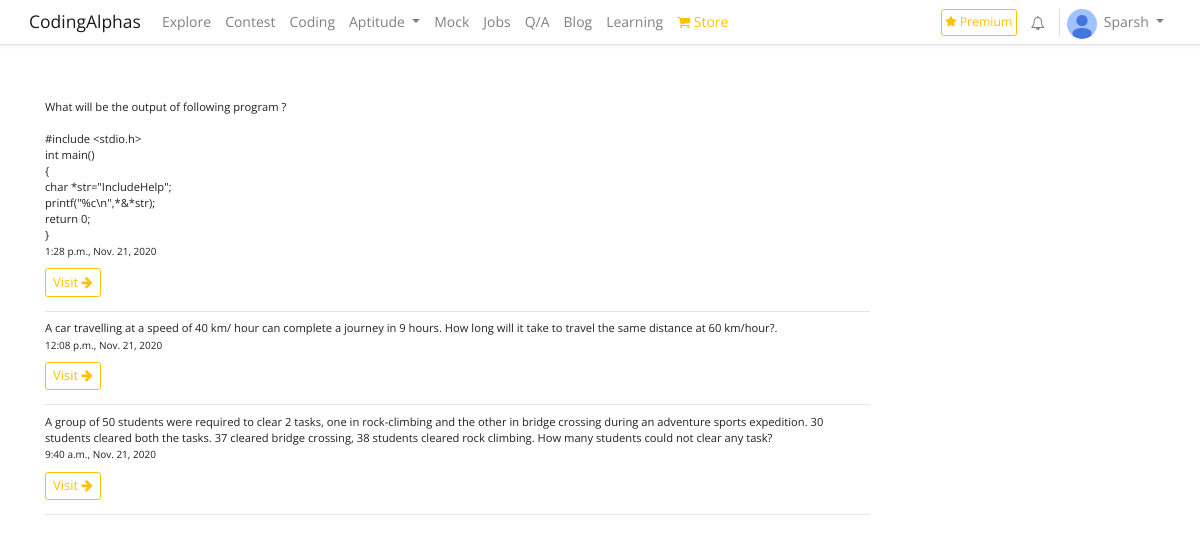
/lisitng/ (signed in), run on the app's committed database.
### coding/models.py (models this page shows, shortened)
class Profile(models.Model):
    user = models.OneToOneField(User, on_delete=models.CASCADE)
    first_name = models.CharField(max_length=50, blank=True,default="")
    last_name = models.CharField(max_length=50, blank=True,default="")
    email = models.EmailField(max_length=50, blank=True,default="")
    phone_number = models.CharField(max_length=13, blank=True,default="")
    avatar = models.ImageField(upload_to='users/images',blank=False,default = 'users/images/default.jpg')
    headline = models.CharField(max_length=1000, blank=True,default="")
    bio = models.TextField(blank=True,default="")
    address = models.CharField(max_length=50, blank=True,default="")
    city = models.CharField(max_length=50, blank=True,default="")
    state  = models.CharField(max_length=50, blank=True,default="")
    country = models.CharField(max_length=50, blank=True,default="")
    date_of_birth = models.CharField(max_length=13, blank=True,default="")
    follow = models.ManyToManyField(User,default=None,blank=True,related_name="follow_title")
    following = models.ManyToManyField(User,default=None,blank=True,related_name="following_title")
    signup_confirmation = models.BooleanField(default=False)
    instagram = models.CharField(max_length=1000,blank=True,null=True)
    facebook = models.CharField(max_length=1000,blank=True,null=True)
    twitter = models.CharField(max_length=1000,blank=True,null=True)
    college = models.CharField(max_length=1000, blank=True,default="")
    medium = models.CharField(max_length=1000,blank=True,null=True)
    quora = models.CharField(max_length=1000,blank=True,null=True)
    other = models.CharField(max_length=1000,blank=True,null=True)
    favourities = models.ManyToManyField(Articles,blank=True,related_name="articles_titles")
    subscribe = models.ManyToManyField(User,default=None,blank=True,related_name="subscribe_title")
    mute = models.ManyToManyField(User,default=None,blank=True,related_name="mute_title")

class List(models.Model):
    description =  models.TextField(blank=True,default="")
    heading =  models.TextField(blank=True,default="")
    link =  models.TextField(blank=True,default="")
    time= models.TimeField(blank=False,default=datetime.now())
    date = models.DateField(default=datetime.now)

### coding/views.py (the view)
# urls.py: path("lisitng/",views.listing,name="listing"),
def listing(request):
    context = dict()
    listing = List.objects.all().order_by('-date','-time')
    context['listing'] = listing
    return render(request,'coding/listing.html',context)

### coding/context_processors.py (called while the page is built)
def data(request):
    companies = Company.objects.all().order_by('company_name')
    return {"company":companies}

### coding/models.py (called while the page is built)
    def __str__(self):
        return self.company_name

### coding/templates/coding/listing.html (shortened to what this page needs)
{% extends 'coding/base.html' %}
{% load crispy_forms_tags %}
{% block navbar %}
{% include 'coding/header.html' %}
{% endblock %}
{% block body %}
<div class="container">
    <div class="row">
        <div class="col-12 col-md-9 mt-5">
            {% for data in listing %}
            <div class="">
                          <p style="" class="small">{{data.heading|linebreaksbr}}</p>
                          <p style="font-size: 10px; margin-top: -10px;" class="card-text">{{data.time}}, {{data.date}}</p>
                          <a class="btn btn-sm btn-outline-warning" style="font-size: 13px;" href="{{data.link}}" class="card-link">Visit  <i class="fa fa-arrow-right" aria-hidden="true"></i></a>
            </div>
            <hr>
            {% endfor %}
        </div>
    </div>
</div>
{% endblock %}

### coding/templates/coding/header.html (shortened to what this page needs)
<nav class="navbar navbar-expand-lg navbar-light bg-white fixed-top shadow-sm" style=" background-color:white; height:45px; border-bottom: 1px solid rgb(0,0,0,0.1); ;">
  <div class="container-fluid">
  <a class="navbar-brand pb-2" href="/">CodingAlphas</a>
  <div class="collapse navbar-collapse justify-content-between" id="navbarNavDropdown" style="font-size: 14px;">
      <ul class="navbar-nav">
        <li class="nav-item">
          <a class="nav-link" href="{% url 'explore' %}">Explore</a>
        </li>
        <li class="nav-item"><a class="nav-link" href="#">Contest</a></li>
        <li class="nav-item">
          <a class="nav-link" href="{% url 'coding' %}">Coding</a>
        </li>
          <li class="nav-item dropdown" >
              <a class="nav-link dropdown-toggle"  id="navbarDropdownMenuLink" data-toggle="dropdown" aria-haspopup="true" aria-expanded="false">Aptitude </a>
          </li>
            <li class="nav-item"><a class="nav-link" href="{% url 'mock_test' %}">Mock</a></li>
            <li class="nav-item">
              <a class="nav-link " href="{% url 'scrapper' %}">Jobs</a>
            </li>
            <li class="nav-item">
                <a class="nav-link " href="{% url 'discussion' %}">Q/A</a>
              </li>
              <li class="nav-item">
                <a class="nav-link " href="{% url 'blogs' %}">Blog</a>
              </li>
              <li class="nav-item">
                <a class="nav-link" href="{% url 'learning' %}">Learning</a>
              </li>
              <li class="nav-item dropdown" >
                <a class="nav-link text-warning "  id="navbarDropdownMenuLink" data-toggle="dropdown" aria-haspopup="true" aria-expanded="false"><i class="fa fa-shopping-cart"></i> Store</a>
              </li>
            </ul>
            <ul class="navbar-nav">
          {% if request.user.is_authenticated %}
          <li class="nav-item">
            <a class="nav-link btn btn-sm btn-outline-warning text-warning p-1 mt-1 mr-2" href="{% url 'coding' %}"><i class="fa fa-star"></i> Premium</a>
          </li>
          <li class="nav-item dropdown ml-auto">
            <a class="nav-link mt-1 mr-2 pr-3 border-right" href="#" id="navbarDropdownMenuLink" data-toggle="dropdown" aria-haspopup="true" aria-expanded="false">
            <i class="fa fa-bell-o"></i>
            </a>
          </li>
        <li class="nav-item dropdown ml-auto" style="display: flex; flex-direction: row;">
          <a class="mt-1">
            <img src="/media/{{user.profile.avatar}}" style="width:30px; border-radius:50%">
          </a>
          <a class="nav-link dropdown-toggle" href="#" id="navbarDropdownMenuLink" data-toggle="dropdown" aria-haspopup="true" aria-expanded="false">
            {{request.user}}
          </a>
        </li>
        {% else %}
        <li class="nav-item">
          <a class="nav-link " href="{% url 'login' %}">Sign In</a>
        </li>
        {% endif%}
      </ul>
  </div>
</div>
</nav>

### data on the page
List: heading "What will be the output of following program ? #include <stdio.h> int main() { char *str=\"IncludeHelp\"; printf(\"%c\\n\",*&*str); return 0; }", time "1:28 p.m.", date "Nov. 21, 2020"
List: heading "A car travelling at a speed of 40 km/ hour can complete a journey in 9 hours. How long will it take to travel the same distance at 60 km/hour?.", time "12:08 p.m.", date "Nov. 21, 2020"
List: heading "A group of 50 students were required to clear 2 tasks, one in rock-climbing and the other in bridge crossing during an adventure sports expedition. 30 students cleared both the tasks. 37 cleared bridge crossing, 38 students cleared rock climbing. How many students could not clear any task?", time "9:40 a.m.", date "Nov. 21, 2020"

### other printed values
{{ request.user }} "Sparsh"
